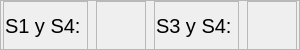
                      <widget class="QFrame" name="frame_108">
                       <property name="minimumSize">
                        <size>
                         <width>300</width>
                         <height>50</height>
                        </size>
                       </property>
                       <property name="maximumSize">
                        <size>
                         <width>300</width>
                         <height>50</height>
                        </size>
                       </property>
                       <property name="frameShape">
                        <enum>QFrame::StyledPanel</enum>
                       </property>
                       <property name="frameShadow">
                        <enum>QFrame::Raised</enum>
                       </property>
                       <layout class="QGridLayout" name="gridLayout_153">
                        <property name="leftMargin">
                         <number>0</number>
                        </property>
                        <property name="topMargin">
                         <number>0</number>
                        </property>
                        <property name="rightMargin">
                         <number>0</number>
                        </property>
                        <property name="bottomMargin">
                         <number>0</number>
                        </property>
                        <item row="0" column="0">
                         <widget class="QFrame" name="frame_109">
                          <property name="minimumSize">
                           <size>
                            <width>85</width>
                            <height>50</height>
                           </size>
                          </property>
                          <property name="maximumSize">
                           <size>
                            <width>85</width>
                            <height>50</height>
                           </size>
                          </property>
                          <property name="frameShape">
                           <enum>QFrame::StyledPanel</enum>
                          </property>
                          <property name="frameShadow">
                           <enum>QFrame::Raised</enum>
                          </property>
                          <layout class="QGridLayout" name="gridLayout_76">
                           <property name="leftMargin">
                            <number>0</number>
                           </property>
                           <property name="topMargin">
                            <number>0</number>
                           </property>
                           <property name="rightMargin">
                            <number>0</number>
                           </property>
                           <property name="bottomMargin">
                            <number>0</number>
                           </property>
                           <item row="0" column="0">
                            <widget class="QLabel" name="label_34">
                             <property name="minimumSize">
                              <size>
                               <width>80</width>
                               <height>30</height>
                              </size>
                             </property>
                             <property name="maximumSize">
                              <size>
                               <width>80</width>
                               <height>30</height>
                              </size>
                             </property>
                             <property name="styleSheet">
                              <string notr="true">QLabel{
qproperty-alignment: AlignRight;
font-size: 20px;
border: none;
}</string>
                             </property>
                             <property name="text">
                              <string>S1 y S4:</string>
                             </property>
                            </widget>
                           </item>
                          </layout>
                         </widget>
                        </item>
                        <item row="0" column="1">
                         <widget class="QFrame" name="frame_148">
                          <property name="minimumSize">
                           <size>
                            <width>50</width>
                            <height>50</height>
                           </size>
                          </property>
                          <property name="maximumSize">
                           <size>
                            <width>50</width>
                            <height>50</height>
                           </size>
                          </property>
                          <property name="frameShape">
                           <enum>QFrame::StyledPanel</enum>
                          </property>
                          <property name="frameShadow">
                           <enum>QFrame::Raised</enum>
                          </property>
                          <layout class="QHBoxLayout" name="horizontalLayout_8">
                           <property name="spacing">
                            <number>0</number>
                           </property>
                           <property name="leftMargin">
                            <number>0</number>
                           </property>
                           <property name="topMargin">
                            <number>0</number>
                           </property>
                           <property name="rightMargin">
                            <number>0</number>
                           </property>
                           <property name="bottomMargin">
                            <number>0</number>
                           </property>
                           <item>
                            <widget class="QLabel" name="O14">
                             <property name="minimumSize">
                              <size>
                               <width>40</width>
                               <height>40</height>
                              </size>
                             </property>
                             <property name="maximumSize">
                              <size>
                               <width>40</width>
                               <height>40</height>
                              </size>
                             </property>
                             <property name="styleSheet">
                              <string notr="true">QLabel{
border: none;
}</string>
                             </property>
                             <property name="text">
                              <string/>
                             </property>
                             <property name="pixmap">
                              <pixmap>../GUI Tesis/Empty.png</pixmap>
                             </property>
                             <property name="scaledContents">
                              <bool>true</bool>
                             </property>
                            </widget>
                           </item>
                          </layout>
                         </widget>
                        </item>
                        <item row="0" column="2">
                         <widget class="QFrame" name="frame_149">
                          <property name="minimumSize">
                           <size>
                            <width>85</width>
                            <height>50</height>
                           </size>
                          </property>
                          <property name="maximumSize">
                           <size>
                            <width>85</width>
                            <height>50</height>
                           </size>
                          </property>
                          <property name="frameShape">
                           <enum>QFrame::StyledPanel</enum>
                          </property>
                          <property name="frameShadow">
                           <enum>QFrame::Raised</enum>
                          </property>
                          <layout class="QGridLayout" name="gridLayout_121">
                           <property name="leftMargin">
                            <number>0</number>
                           </property>
                           <property name="topMargin">
                            <number>0</number>
                           </property>
                           <property name="rightMargin">
                            <number>0</number>
                           </property>
                           <property name="bottomMargin">
                            <number>0</number>
                           </property>
                           <item row="0" column="0">
                            <widget class="QLabel" name="label_129">
                             <property name="minimumSize">
                              <size>
                               <width>80</width>
                               <height>30</height>
                              </size>
                             </property>
                             <property name="maximumSize">
                              <size>
                               <width>80</width>
                               <height>30</height>
                              </size>
                             </property>
                             <property name="styleSheet">
                              <string notr="true">QLabel{
qproperty-alignment: AlignRight;
font-size: 20px;
border: none;
}</string>
                             </property>
                             <property name="text">
                              <string>S3 y S4:</string>
                             </property>
                            </widget>
                           </item>
                          </layout>
                         </widget>
                        </item>
                        <item row="0" column="3">
                         <widget class="QFrame" name="frame_150">
                          <property name="minimumSize">
                           <size>
                            <width>50</width>
                            <height>50</height>
                           </size>
                          </property>
                          <property name="maximumSize">
                           <size>
                            <width>50</width>
                            <height>50</height>
                           </size>
                          </property>
                          <property name="frameShape">
                           <enum>QFrame::StyledPanel</enum>
                          </property>
                          <property name="frameShadow">
                           <enum>QFrame::Raised</enum>
                          </property>
                          <layout class="QHBoxLayout" name="horizontalLayout_16">
                           <property name="spacing">
                            <number>0</number>
                           </property>
                           <property name="leftMargin">
                            <number>0</number>
                           </property>
                           <property name="topMargin">
                            <number>0</number>
                           </property>
                           <property name="rightMargin">
                            <number>0</number>
                           </property>
                           <property name="bottomMargin">
                            <number>0</number>
                           </property>
                           <item>
                            <widget class="QLabel" name="O34">
                             <property name="minimumSize">
                              <size>
                               <width>40</width>
                               <height>40</height>
                              </size>
                             </property>
                             <property name="maximumSize">
                              <size>
                               <width>40</width>
                               <height>40</height>
                              </size>
                             </property>
                             <property name="styleSheet">
                              <string notr="true">QLabel{
border: none;
}</string>
                             </property>
                             <property name="text">
                              <string/>
                             </property>
                             <property name="pixmap">
                              <pixmap>../GUI Tesis/Empty.png</pixmap>
                             </property>
                             <property name="scaledContents">
                              <bool>true</bool>
                             </property>
                            </widget>
                           </item>
                          </layout>
                         </widget>
                        </item>
                       </layout>
                      </widget>
